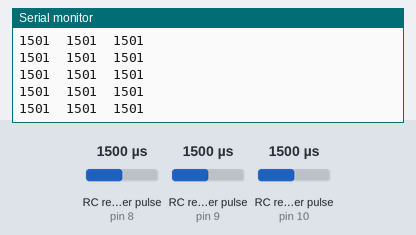
A sketch run on a simulated Arduino Uno, built with avr-gcc and run on an emulated ATmega328P. Parts: the last lines printed to the serial monitor. Wiring (inferred from the names in the program): 3 × RC receiver channel: data pin 8 / data pin 9 / data pin 10. The test bench sets the inputs (shaded band); at power-on: RC receiver pulse (sensors on pin 8, pin 9, pin 10) 1500 µs.

Above: at 1.2 s.
1.3 s: RC receiver pulse (sensor on pin 8) set to 1020 µs
At 1.8 s:
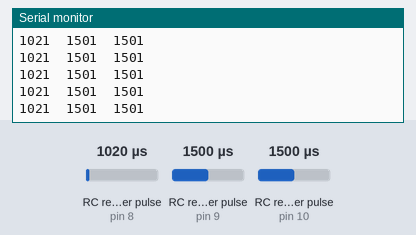
2.8 s: RC receiver pulse (sensor on pin 9) set to 1020 µs
At 3.5 s:
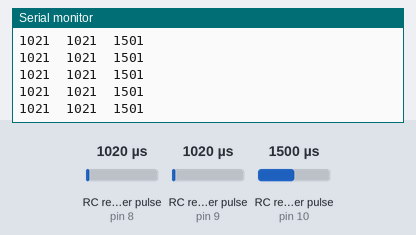
4.3 s: RC receiver pulse (sensor on pin 10) set to 1020 µs
At 5.3 s:
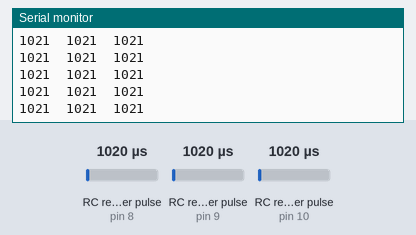
5.8 s: RC receiver pulse (sensor on pin 8) set to 1250 µs
At 6.6 s:
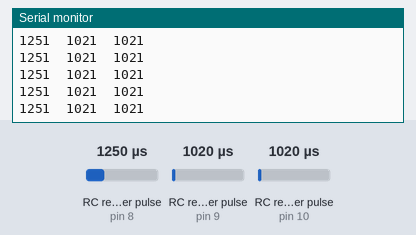
7.3 s: RC receiver pulse (sensor on pin 9) set to 1250 µs
At 7.8 s:
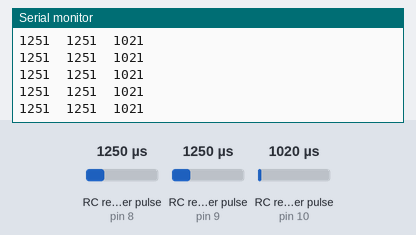
8.8 s: RC receiver pulse (sensor on pin 10) set to 1250 µs
At 9.4 s:
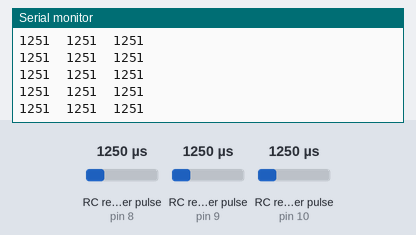
Timing chart, 0 to 11.3 s (numbered marks = the images above; inputs shaded):
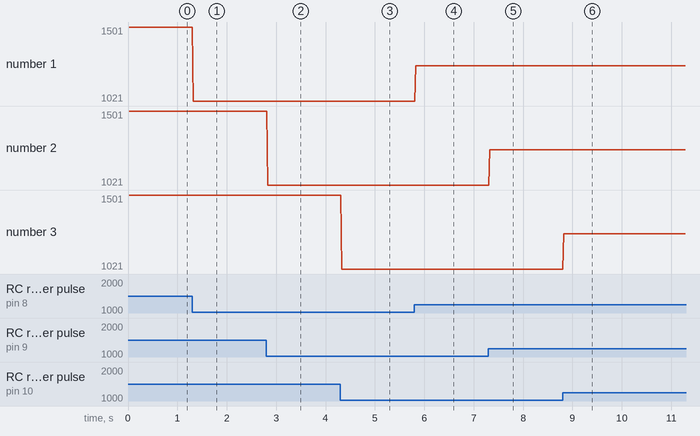

Measured:
- after the input at 1.3 s, the serial monitor: prints a new line at once (image 1)
- after the input at 2.8 s, the serial monitor: prints a new line at once (image 2)
- after the input at 4.3 s, the serial monitor: prints a new line at once (image 3)
- after the input at 5.8 s, the serial monitor: prints a new line at once (image 4)
- after the input at 7.3 s, the serial monitor: prints a new line at once (image 5)
- after the input at 8.8 s, the serial monitor: prints a new line at once (image 6)
- plotted number 1: 1501 → 1021 after the input at 1.3 s, 1021 → 1251 after the input at 5.8 s

The sketch:

receiver_pwm.ino
```cpp
/*
 * Tested in conjuction with Taranis delta mixing where endpoints are 50% of total
 */

byte CH1_PWM_PIN = 8; // CH1 throttle
byte CH2_PWM_PIN = 9; // CH2 left elevon
byte CH3_PWM_PIN = 10; // CH3 right elevon

int ch1_pwm_value;
int ch2_pwm_value;
int ch3_pwm_value;

void setup() {
  pinMode(CH1_PWM_PIN, INPUT);
  pinMode(CH2_PWM_PIN, INPUT);
  pinMode(CH3_PWM_PIN, INPUT);
  Serial.begin(115200);
}

void loop() {

  // Get the PWM values from the receiver
  ch1_pwm_value = pulseIn(CH1_PWM_PIN, HIGH);
  ch2_pwm_value = pulseIn(CH2_PWM_PIN, HIGH);
  ch3_pwm_value = pulseIn(CH3_PWM_PIN, HIGH);

  // Print the values
  Serial.print(ch1_pwm_value);
  Serial.print("\t");
  Serial.print(ch2_pwm_value);
  Serial.print("\t");
  Serial.println(ch3_pwm_value);
}
```
